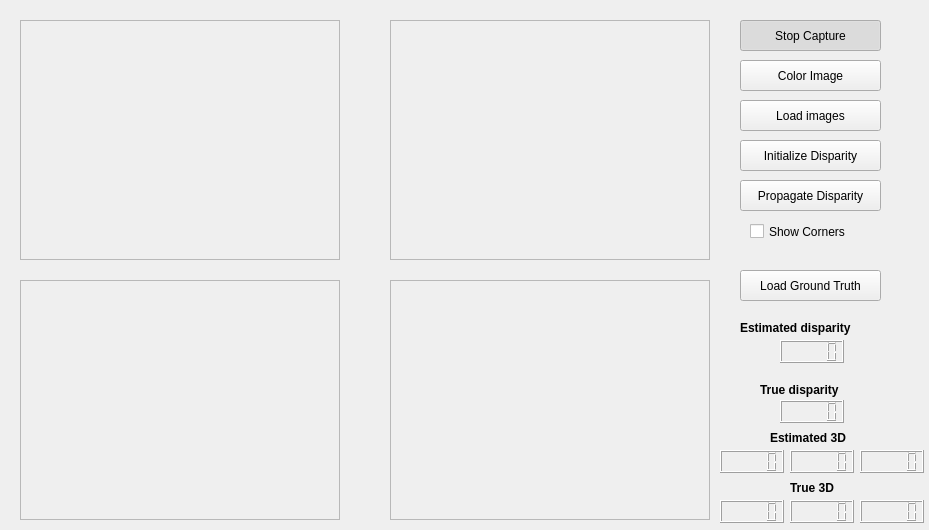
<?xml version="1.0" encoding="UTF-8"?>
<ui version="4.0">
 <class>MainWindow</class>
 <widget class="QWidget" name="MainWindow">
  <property name="geometry">
   <rect>
    <x>0</x>
    <y>0</y>
    <width>929</width>
    <height>530</height>
   </rect>
  </property>
  <property name="windowTitle">
   <string>Proyecto de Visión Artificial</string>
  </property>
  <widget class="QFrame" name="imageFrameS">
   <property name="geometry">
    <rect>
     <x>20</x>
     <y>20</y>
     <width>320</width>
     <height>240</height>
    </rect>
   </property>
   <property name="frameShape">
    <enum>QFrame::StyledPanel</enum>
   </property>
   <property name="frameShadow">
    <enum>QFrame::Raised</enum>
   </property>
  </widget>
  <widget class="QFrame" name="imageFrameD">
   <property name="geometry">
    <rect>
     <x>390</x>
     <y>20</y>
     <width>320</width>
     <height>240</height>
    </rect>
   </property>
   <property name="frameShape">
    <enum>QFrame::StyledPanel</enum>
   </property>
   <property name="frameShadow">
    <enum>QFrame::Raised</enum>
   </property>
  </widget>
  <widget class="QPushButton" name="captureButton">
   <property name="geometry">
    <rect>
     <x>740</x>
     <y>20</y>
     <width>141</width>
     <height>31</height>
    </rect>
   </property>
   <property name="text">
    <string>Stop Capture</string>
   </property>
   <property name="checkable">
    <bool>true</bool>
   </property>
   <property name="checked">
    <bool>true</bool>
   </property>
  </widget>
  <widget class="QPushButton" name="colorButton">
   <property name="geometry">
    <rect>
     <x>740</x>
     <y>60</y>
     <width>141</width>
     <height>31</height>
    </rect>
   </property>
   <property name="text">
    <string>Color Image</string>
   </property>
   <property name="checkable">
    <bool>true</bool>
   </property>
   <property name="checked">
    <bool>false</bool>
   </property>
  </widget>
  <widget class="QPushButton" name="loadImage">
   <property name="geometry">
    <rect>
     <x>740</x>
     <y>100</y>
     <width>141</width>
     <height>31</height>
    </rect>
   </property>
   <property name="text">
    <string>Load images</string>
   </property>
   <property name="checkable">
    <bool>false</bool>
   </property>
   <property name="checked">
    <bool>false</bool>
   </property>
  </widget>
  <widget class="QPushButton" name="disparity">
   <property name="geometry">
    <rect>
     <x>740</x>
     <y>140</y>
     <width>141</width>
     <height>31</height>
    </rect>
   </property>
   <property name="text">
    <string>Initialize Disparity</string>
   </property>
   <property name="checkable">
    <bool>false</bool>
   </property>
   <property name="checked">
    <bool>false</bool>
   </property>
  </widget>
  <widget class="QPushButton" name="propagate">
   <property name="geometry">
    <rect>
     <x>740</x>
     <y>180</y>
     <width>141</width>
     <height>31</height>
    </rect>
   </property>
   <property name="text">
    <string>Propagate Disparity</string>
   </property>
   <property name="checkable">
    <bool>true</bool>
   </property>
   <property name="checked">
    <bool>false</bool>
   </property>
  </widget>
  <widget class="QCheckBox" name="showCorners">
   <property name="geometry">
    <rect>
     <x>750</x>
     <y>220</y>
     <width>121</width>
     <height>23</height>
    </rect>
   </property>
   <property name="text">
    <string>Show Corners</string>
   </property>
  </widget>
  <widget class="QFrame" name="imageFrame_3">
   <property name="geometry">
    <rect>
     <x>20</x>
     <y>280</y>
     <width>320</width>
     <height>240</height>
    </rect>
   </property>
   <property name="frameShape">
    <enum>QFrame::StyledPanel</enum>
   </property>
   <property name="frameShadow">
    <enum>QFrame::Raised</enum>
   </property>
  </widget>
  <widget class="QFrame" name="imageFrame_4">
   <property name="geometry">
    <rect>
     <x>390</x>
     <y>280</y>
     <width>320</width>
     <height>240</height>
    </rect>
   </property>
   <property name="frameShape">
    <enum>QFrame::StyledPanel</enum>
   </property>
   <property name="frameShadow">
    <enum>QFrame::Raised</enum>
   </property>
  </widget>
  <widget class="QPushButton" name="loadGround">
   <property name="geometry">
    <rect>
     <x>740</x>
     <y>270</y>
     <width>141</width>
     <height>31</height>
    </rect>
   </property>
   <property name="text">
    <string>Load Ground Truth</string>
   </property>
   <property name="checkable">
    <bool>false</bool>
   </property>
   <property name="checked">
    <bool>false</bool>
   </property>
  </widget>
  <widget class="QLCDNumber" name="xEstimated">
   <property name="geometry">
    <rect>
     <x>720</x>
     <y>450</y>
     <width>64</width>
     <height>23</height>
    </rect>
   </property>
  </widget>
  <widget class="QLCDNumber" name="yEstimated">
   <property name="geometry">
    <rect>
     <x>790</x>
     <y>450</y>
     <width>64</width>
     <height>23</height>
    </rect>
   </property>
  </widget>
  <widget class="QLCDNumber" name="zEstimated">
   <property name="geometry">
    <rect>
     <x>860</x>
     <y>450</y>
     <width>64</width>
     <height>23</height>
    </rect>
   </property>
  </widget>
  <widget class="QLCDNumber" name="xTrue">
   <property name="geometry">
    <rect>
     <x>720</x>
     <y>500</y>
     <width>64</width>
     <height>23</height>
    </rect>
   </property>
  </widget>
  <widget class="QLCDNumber" name="zTrue">
   <property name="geometry">
    <rect>
     <x>860</x>
     <y>500</y>
     <width>64</width>
     <height>23</height>
    </rect>
   </property>
  </widget>
  <widget class="QLCDNumber" name="yTrue">
   <property name="geometry">
    <rect>
     <x>790</x>
     <y>500</y>
     <width>64</width>
     <height>23</height>
    </rect>
   </property>
  </widget>
  <widget class="QLCDNumber" name="estimatedDisparity">
   <property name="geometry">
    <rect>
     <x>780</x>
     <y>340</y>
     <width>64</width>
     <height>23</height>
    </rect>
   </property>
  </widget>
  <widget class="QLCDNumber" name="trueDisparity">
   <property name="geometry">
    <rect>
     <x>780</x>
     <y>400</y>
     <width>64</width>
     <height>23</height>
    </rect>
   </property>
  </widget>
  <widget class="QLabel" name="label">
   <property name="geometry">
    <rect>
     <x>740</x>
     <y>320</y>
     <width>141</width>
     <height>17</height>
    </rect>
   </property>
   <property name="styleSheet">
    <string notr="true">font: 11pt &quot;Ubuntu&quot;;</string>
   </property>
   <property name="text">
    <string>&lt;html&gt;&lt;head/&gt;&lt;body&gt;&lt;p&gt;&lt;span style=&quot; font-weight:600;&quot;&gt;Estimated disparity&lt;/span&gt;&lt;/p&gt;&lt;/body&gt;&lt;/html&gt;</string>
   </property>
  </widget>
  <widget class="QLabel" name="label_2">
   <property name="geometry">
    <rect>
     <x>760</x>
     <y>380</y>
     <width>101</width>
     <height>20</height>
    </rect>
   </property>
   <property name="text">
    <string>&lt;html&gt;&lt;head/&gt;&lt;body&gt;&lt;p&gt;&lt;span style=&quot; font-weight:600;&quot;&gt;True disparity&lt;/span&gt;&lt;/p&gt;&lt;/body&gt;&lt;/html&gt;</string>
   </property>
  </widget>
  <widget class="QLabel" name="label_3">
   <property name="geometry">
    <rect>
     <x>770</x>
     <y>430</y>
     <width>101</width>
     <height>17</height>
    </rect>
   </property>
   <property name="styleSheet">
    <string notr="true">font: 11pt &quot;Ubuntu&quot;;</string>
   </property>
   <property name="text">
    <string>&lt;html&gt;&lt;head/&gt;&lt;body&gt;&lt;p&gt;&lt;span style=&quot; font-weight:600;&quot;&gt;Estimated 3D&lt;/span&gt;&lt;/p&gt;&lt;/body&gt;&lt;/html&gt;</string>
   </property>
  </widget>
  <widget class="QLabel" name="label_4">
   <property name="geometry">
    <rect>
     <x>790</x>
     <y>480</y>
     <width>61</width>
     <height>17</height>
    </rect>
   </property>
   <property name="styleSheet">
    <string notr="true">font: 11pt &quot;Ubuntu&quot;;</string>
   </property>
   <property name="text">
    <string>&lt;html&gt;&lt;head/&gt;&lt;body&gt;&lt;p&gt;&lt;span style=&quot; font-weight:600;&quot;&gt;True 3D&lt;/span&gt;&lt;/p&gt;&lt;/body&gt;&lt;/html&gt;</string>
   </property>
  </widget>
 </widget>
 <resources/>
 <connections/>
</ui>
